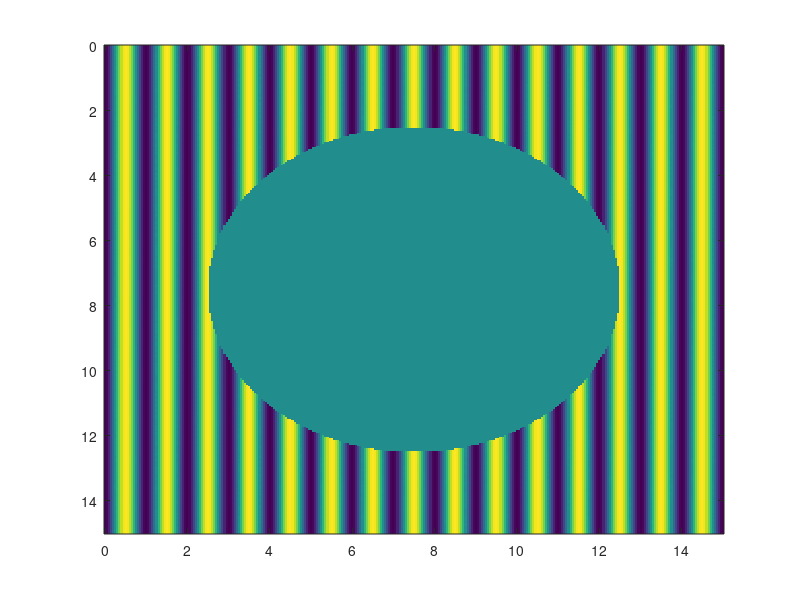

Reproduce this figure in MATLAB. (Note: this script raises an error after producing the figure.)
clear all; close all;
tic;
X = 15; %Length i wavelengths
Y = 15; %Height in Wavelengths
a = 5; % Radius of dielectric in wavelengths
res = 20; % Points per wavelength
N = 150; % Number of functions to evalate fields
Nx = X*res;
Ny = Y*res;
epsilon = [1,2*ones(1,N)];
mu__0 = 1;
E__0 = 1;
eta__0 = 377;
k__0 = (2*pi)/(1);
epsilonc = 5;
mu = 1;
eta__1 = eta__0*sqrt(mu/epsilonc);
k = k__0*(sqrt(epsilonc*mu));
x = -Nx/2:Nx/2;
y = -Ny/2:Ny/2;
[xx yy] = meshgrid(x,y);
u = zeros(size(xx));
distMat = sqrt((xx/res).^2+(yy/res).^2);
u((xx.^2+yy.^2)<(a*res)^2)=-1;   % radius 100, center at the origin
phiMat = (atan2(flip(y),x'))'; %Create angle matrix

%% Calculate Incident Field
Ei = 0;
for n = 0:N
   Ei = Ei + (-1i).^(n)*E__0*epsilon(n+1).*besselj(n,k__0*distMat).*cos(n*phiMat);
end
Ei((xx.^2+yy.^2)<(a*res)^2)=0;
figure()
imagesc((x/res)+X/2,(y/res)+Y/2,real(Ei),'CDataMapping','scaled')

%% Calculate Field inside Dielectric
Et = 0;


for n = 0:N
   Cn = -E__0*(1j)^(-n)*eta__1*(J(n, k__0*a)*Hp(n, k__0*a) - H(n, k__0*a)*Jp(n, k__0*a))/(Jp(n, k*a)*eta__0*H(n, k__0*a) - J(n, k*a)*Hp(n, k__0*a)*eta__1);
   Et = Et + Cn.*epsilon(n+1).*besselj(n,k*distMat).*cos(n*phiMat);
end
Et(isnan(Et)) = 0;
Et((xx.^2+yy.^2)>(a*res)^2)=0;
figure()
imagesc((x/res)+X/2,(y/res)+Y/2,abs(Et))

%% Calculate Scattered Field
Es = 0;
for n = 0:N
   Bn = -(-1j)^(n)*E__0*(J(n, k__0*a)*Jp(n, k*a)*eta__0 - J(n, k*a)*Jp(n, k__0*a)*eta__1)/(Jp(n, k*a)*eta__0*H(n, k__0*a) - J(n, k*a)*Hp(n, k__0*a)*eta__1);
   Es = Es + Bn.*epsilon(n+1).*H(n,k__0*distMat).*cos(n*phiMat);
end
Es((xx.^2+yy.^2)<(a*res)^2)=0;
figure()
imagesc((x/res)+X/2,(y/res)+Y/2,abs(Es))

%% Calculate field for entire area
Etot = Ei+Et+Es;
Ei((xx.^2+yy.^2)<(a*res)^2)=0;
figure()
imagesc(x/res,y/res,abs(Etot),'CDataMapping','scaled')
title('|E| for \mu_r = 1, \epsilon_r = 5','fontsize',16);
pbaspect([1.1 1 1])
colorbar;
ab=colorbar;

ylabel(ab,'|E_0|','fontsize',13);
xlabel('x-coordinate (x/\lambda_0)','fontsize',14)
ylabel('y-coordinate (y/\lambda_0)','fontsize',14)
saveas(gca, 'Etotmu1eps5Amplitude', 'epsc');

figure()
imagesc(x/res,y/res,angle(Etot),'CDataMapping','scaled')
title('Phase of E-field for \mu_r = 1, \epsilon_r = 5','fontsize',16);
pbaspect([1.1 1 1])
colorbar;
ab=colorbar;
ylabel(ab,'arg(E)','fontsize',13);
xlabel('x-coordinate (x/\lambda_0)','fontsize',14)
ylabel('y-coordinate (y/\lambda_0)','fontsize',14)
saveas(gca, 'Etotmu1eps5Phase', 'epsc');

%% For epsilon = 5 and mu = 5
epsilonc = 5;
mu = 5;
eta__1 = eta__0*sqrt(mu/epsilonc);
k = k__0*(sqrt(epsilonc*mu));

%% Calculate Incident Field
Ei = 0;
for n = 0:N
   Ei = Ei + (1i).^(-n)*E__0*epsilon(n+1).*besselj(n,k__0*distMat).*cos(n.*phiMat);
end
Ei(X/2:end,(X/2-a):(X/2+a))
Ei((xx.^2+yy.^2)<(a*res)^2)=0;
figure()
imagesc((x/res)+X/2,(y/res)+Y/2,real(Ei),'CDataMapping','scaled')

%% Calculate Field inside Dielectric
Et = 0;
for n = 0:N
   Cn = -E__0*1j^(-n)*eta__1*(J(n, k__0*a)*Hp(n, k__0*a) - H(n, k__0*a)*Jp(n, k__0*a))/(Jp(n, k*a)*eta__0*H(n, k__0*a) - J(n, k*a)*Hp(n, k__0*a)*eta__1);
   Et = Et + Cn.*epsilon(n+1).*besselj(n,k*distMat).*cos(n.*phiMat);
end
Et(isnan(Et)) = 0;
Et((xx.^2+yy.^2)>(a*res)^2)=0;
figure()
imagesc((x/res)+X/2,(y/res)+Y/2,real(Et))

%% Calculate Scattered Field
Es = 0;
for n = 0:N
   Bn = -1j^(-n)*E__0*(J(n, k__0*a)*Jp(n, k*a)*eta__0 - J(n, k*a)*Jp(n, k__0*a)*eta__1)/(Jp(n, k*a)*eta__0*H(n, k__0*a) - J(n, k*a)*Hp(n, k__0*a)*eta__1);
   Es = Es + Bn.*epsilon(n+1).*H(n,k__0*distMat).*cos(n.*phiMat);
end
Es((xx.^2+yy.^2)<(a*res)^2)=0;
figure()
imagesc((x/res)+X/2,(y/res)+Y/2,real(Es))

%% Calculate field for entire area and Plot
Etot = Ei+Et+Es;
figure()
imagesc(x/res,y/res,abs(Etot),'CDataMapping','scaled')
title('|E| for \mu_r = 5, \epsilon_r = 5','fontsize',16);
pbaspect([1.1 1 1])
colorbar;
ab=colorbar;
ylabel(ab,'|E_0|','fontsize',13);
xlabel('x-coordinate (x/\lambda_0)','fontsize',14)
ylabel('y-coordinate (y/\lambda_0)','fontsize',14)
saveas(gca, 'Etotmu5eps5Amplitude', 'epsc');

figure()
imagesc(x/res,y/res,real(Etot),'CDataMapping','scaled')
title('\real for \mu_r = 5, \epsilon_r = 5','fontsize',16);
pbaspect([1.1 1 1])
colorbar;
ab=colorbar;
ylabel(ab,'|E_0|','fontsize',13);
xlabel('x-coordinate (x/\lambda_0)','fontsize',14)
ylabel('y-coordinate (y/\lambda_0)','fontsize',14)
saveas(gca, 'Etotmu5eps5Real', 'epsc');

figure()
imagesc(x/res,y/res,angle(Etot),'CDataMapping','scaled')
title('Phase of E-field for \mu_r = 5, \epsilon_r = 5','fontsize',16);
pbaspect([1.1 1 1])
colorbar;
ab=colorbar;
ylabel(ab,'arg(E)','fontsize',13);
xlabel('x-coordinate (x/\lambda_0)','fontsize',14)
ylabel('y-coordinate (y/\lambda_0)','fontsize',14)
saveas(gca, 'Etotmu5eps5Phase', 'epsc');
toc;
